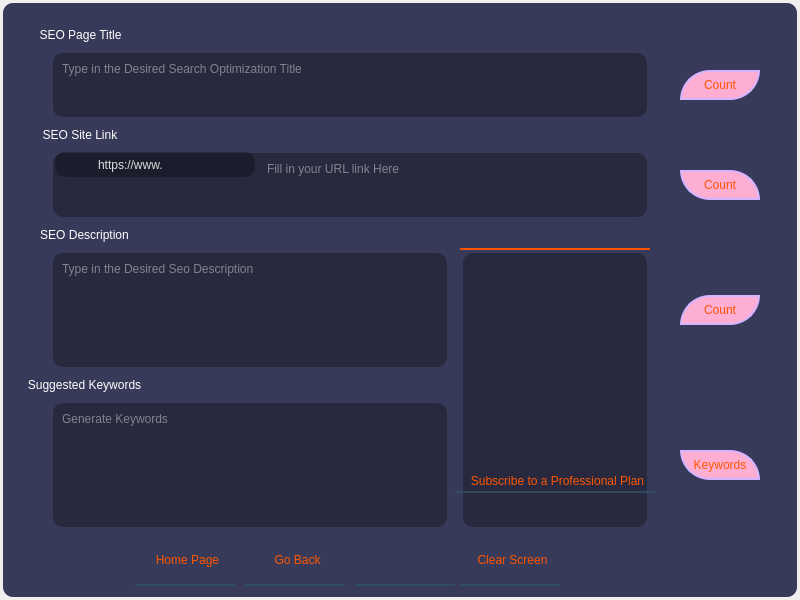
<?xml version="1.0" encoding="UTF-8"?>
<ui version="4.0">
 <class>Dialog</class>
 <widget class="QDialog" name="Dialog">
  <property name="geometry">
   <rect>
    <x>0</x>
    <y>0</y>
    <width>800</width>
    <height>600</height>
   </rect>
  </property>
  <property name="windowTitle">
   <string>Dialog</string>
  </property>
  <widget class="QWidget" name="widget" native="true">
   <property name="geometry">
    <rect>
     <x>0</x>
     <y>0</y>
     <width>800</width>
     <height>600</height>
    </rect>
   </property>
   <property name="styleSheet">
    <string notr="true">QWidget#widget{
	background-color: rgb(56, 58, 89);
	color: rgb(220, 220, 220);
	border-radius: 10px;
	margin: 3px;
}</string>
   </property>
   <widget class="QTextEdit" name="textEdit_1">
    <property name="geometry">
     <rect>
      <x>50</x>
      <y>50</y>
      <width>600</width>
      <height>70</height>
     </rect>
    </property>
    <property name="toolTip">
     <string>Search Engine Optimization tools; type in your desired page title and measure the character count.</string>
    </property>
    <property name="toolTipDuration">
     <number>2</number>
    </property>
    <property name="whatsThis">
     <string>Search Engine Optimization tools; type in your desired page title and measure the character count.</string>
    </property>
    <property name="styleSheet">
     <string notr="true">QTextEdit{
	background-color: rgba(0, 0, 0, 75);
	color: rgb(220, 220, 220);
	border-radius: 10px;
	margin: 3px;
	padding: 5px;
}

QTextEdit:hover{
	border: 3px solid rgb(230, 208, 255);
}</string>
    </property>
    <property name="placeholderText">
     <string>Type in the Desired Search Optimization Title</string>
    </property>
   </widget>
   <widget class="QPushButton" name="pagetitleButton">
    <property name="geometry">
     <rect>
      <x>680</x>
      <y>70</y>
      <width>80</width>
      <height>30</height>
     </rect>
    </property>
    <property name="styleSheet">
     <string notr="true">QPushButton{
	font: 75 9pt &quot;Constantia&quot;;
	color: rgb(255, 85, 0);
	border: 2px solid rgb(212, 180, 255);
	border-bottom-right-radius: 30px;
	border-top-left-radius: 30px;
	background-color: rgb(255, 174, 211);
}

QPushButton:hover{
	border: 3px solid rgb(230, 208, 255);
	border-top-right-radius: 30px;
	border-bottom-left-radius: 30px;
	border-bottom-right-radius: 0px;
	border-top-left-radius: 0px;
}</string>
    </property>
    <property name="text">
     <string>Count</string>
    </property>
   </widget>
   <widget class="QTextEdit" name="textEdit_2">
    <property name="geometry">
     <rect>
      <x>50</x>
      <y>150</y>
      <width>600</width>
      <height>70</height>
     </rect>
    </property>
    <property name="styleSheet">
     <string notr="true">QTextEdit{
	background-color: rgba(0, 0, 0, 75);
	color: rgb(220, 220, 220);
	border-radius: 10px;
	margin: 3px;
	padding: 5px;
	padding-left: 210;
}

QTextEdit:hover{
	border: 3px solid rgb(230, 208, 255);
}</string>
    </property>
    <property name="placeholderText">
     <string>Fill in your URL link Here</string>
    </property>
   </widget>
   <widget class="QTextEdit" name="textEdit_3">
    <property name="geometry">
     <rect>
      <x>50</x>
      <y>250</y>
      <width>400</width>
      <height>120</height>
     </rect>
    </property>
    <property name="styleSheet">
     <string notr="true">QTextEdit{
	background-color: rgba(0, 0, 0, 75);
	color: rgb(220, 220, 220);
	border-radius: 10px;
	margin: 3px;
	padding: 5px;
}

QTextEdit:hover{
	border: 3px solid rgb(230, 208, 255);
}</string>
    </property>
    <property name="placeholderText">
     <string>Type in the Desired Seo Description</string>
    </property>
   </widget>
   <widget class="QPushButton" name="home">
    <property name="geometry">
     <rect>
      <x>135</x>
      <y>536</y>
      <width>100</width>
      <height>50</height>
     </rect>
    </property>
    <property name="styleSheet">
     <string notr="true">QPushButton{
	font: 75 9pt &quot;Constantia&quot;;
	color: rgb(255, 85, 0);
	background-color: rgba(0, 0, 0, 0);
	border: none;
	border-bottom: 2px solid rgba(46, 82, 101, 200);
	padding-left: 5px;
}

QPushButton:hover{
	font: 75 9pt &quot;Constantia&quot;;
	color: rgb(255, 85, 0);
	background-color: rgba(0, 0, 0, 0);
	border: none;
	border-bottom: 2px solid rgb(255, 85, 0);
}
</string>
    </property>
    <property name="text">
     <string>Home Page</string>
    </property>
   </widget>
   <widget class="QPushButton" name="goback">
    <property name="geometry">
     <rect>
      <x>245</x>
      <y>536</y>
      <width>100</width>
      <height>50</height>
     </rect>
    </property>
    <property name="styleSheet">
     <string notr="true">QPushButton{
	font: 75 9pt &quot;Constantia&quot;;
	color: rgb(255, 85, 0);
	background-color: rgba(0, 0, 0, 0);
	border: none;
	border-bottom: 2px solid rgba(46, 82, 101, 200);
	padding-left: 5px;
}

QPushButton:hover{
	font: 75 9pt &quot;Constantia&quot;;
	color: rgb(255, 85, 0);
	background-color: rgba(0, 0, 0, 0);
	border: none;
	border-bottom: 2px solid rgb(255, 85, 0);
}
</string>
    </property>
    <property name="text">
     <string>Go Back</string>
    </property>
   </widget>
   <widget class="QPushButton" name="pushbutton">
    <property name="geometry">
     <rect>
      <x>355</x>
      <y>536</y>
      <width>100</width>
      <height>50</height>
     </rect>
    </property>
    <property name="styleSheet">
     <string notr="true">QPushButton{
	font: 75 9pt &quot;Constantia&quot;;
	color: rgb(255, 85, 0);
	background-color: rgba(0, 0, 0, 0);
	border: none;
	border-bottom: 2px solid rgba(46, 82, 101, 200);
	padding-left: 5px;
}

QPushButton:hover{
	font: 75 9pt &quot;Constantia&quot;;
	color: rgb(255, 85, 0);
	background-color: rgba(0, 0, 0, 0);
	border: none;
	border-bottom: 2px solid rgb(255, 85, 0);
}
</string>
    </property>
    <property name="text">
     <string/>
    </property>
   </widget>
   <widget class="QPushButton" name="pagelinkButton">
    <property name="geometry">
     <rect>
      <x>680</x>
      <y>170</y>
      <width>80</width>
      <height>30</height>
     </rect>
    </property>
    <property name="styleSheet">
     <string notr="true">QPushButton{
	font: 75 9pt &quot;Constantia&quot;;
	color: rgb(255, 85, 0);
	border: 2px solid rgb(212, 180, 255);
	border-bottom-left-radius: 30px;
	border-top-right-radius: 30px;
	background-color: rgb(255, 174, 211);
}

QPushButton:hover{
	border: 3px solid rgb(230, 208, 255);
	border-top-left-radius: 30px;
	border-bottom-right-radius: 30px;
	border-bottom-left-radius: 0px;
	border-top-right-radius: 0px;
}</string>
    </property>
    <property name="text">
     <string>Count</string>
    </property>
   </widget>
   <widget class="QPushButton" name="descriptionButton">
    <property name="geometry">
     <rect>
      <x>680</x>
      <y>295</y>
      <width>80</width>
      <height>30</height>
     </rect>
    </property>
    <property name="styleSheet">
     <string notr="true">QPushButton{
	font: 75 9pt &quot;Constantia&quot;;
	color: rgb(255, 85, 0);
	border: 2px solid rgb(212, 180, 255);
	border-bottom-right-radius: 30px;
	border-top-left-radius: 30px;
	background-color: rgb(255, 174, 211);
}

QPushButton:hover{
	border: 3px solid rgb(230, 208, 255);
	border-top-right-radius: 30px;
	border-bottom-left-radius: 30px;
	border-bottom-right-radius: 0px;
	border-top-left-radius: 0px;
}</string>
    </property>
    <property name="text">
     <string>Count</string>
    </property>
   </widget>
   <widget class="QPushButton" name="keyword">
    <property name="geometry">
     <rect>
      <x>680</x>
      <y>450</y>
      <width>80</width>
      <height>30</height>
     </rect>
    </property>
    <property name="styleSheet">
     <string notr="true">QPushButton{
	font: 75 9pt &quot;Constantia&quot;;
	color: rgb(255, 85, 0);
	border: 2px solid rgb(212, 180, 255);
	border-bottom-left-radius: 30px;
	border-top-right-radius: 30px;
	background-color: rgb(255, 174, 211);
}

QPushButton:hover{
	border: 3px solid rgb(230, 208, 255);
	border-top-left-radius: 30px;
	border-bottom-right-radius: 30px;
	border-bottom-left-radius: 0px;
	border-top-right-radius: 0px;
}</string>
    </property>
    <property name="text">
     <string>Keywords</string>
    </property>
   </widget>
   <widget class="QLabel" name="titleLabel_4">
    <property name="geometry">
     <rect>
      <x>160</x>
      <y>85</y>
      <width>400</width>
      <height>30</height>
     </rect>
    </property>
    <property name="styleSheet">
     <string notr="true">QLabel{
	color: #55aa00;
	font: 75 8pt &quot;MS Shell Dlg 2&quot;;
}</string>
    </property>
    <property name="text">
     <string/>
    </property>
    <property name="alignment">
     <set>Qt::AlignCenter</set>
    </property>
   </widget>
   <widget class="QLabel" name="titleLabel">
    <property name="geometry">
     <rect>
      <x>60</x>
      <y>85</y>
      <width>580</width>
      <height>30</height>
     </rect>
    </property>
    <property name="styleSheet">
     <string notr="true">QLabel{
	color: #bd0000;
	font: 75 8pt &quot;MS Shell Dlg 2&quot;;
}</string>
    </property>
    <property name="text">
     <string/>
    </property>
    <property name="alignment">
     <set>Qt::AlignCenter</set>
    </property>
   </widget>
   <widget class="QLabel" name="titleLabel_2">
    <property name="geometry">
     <rect>
      <x>60</x>
      <y>185</y>
      <width>580</width>
      <height>30</height>
     </rect>
    </property>
    <property name="styleSheet">
     <string notr="true">QLabel{
	color: #b10000;
	font: 75 8pt &quot;MS Shell Dlg 2&quot;;
}</string>
    </property>
    <property name="text">
     <string/>
    </property>
    <property name="alignment">
     <set>Qt::AlignCenter</set>
    </property>
   </widget>
   <widget class="QLabel" name="titleLabel_3">
    <property name="geometry">
     <rect>
      <x>55</x>
      <y>325</y>
      <width>400</width>
      <height>40</height>
     </rect>
    </property>
    <property name="styleSheet">
     <string notr="true">QLabel{
	color: #b10000;
	font: 75 8pt &quot;MS Shell Dlg 2&quot;;
}</string>
    </property>
    <property name="text">
     <string/>
    </property>
    <property name="alignment">
     <set>Qt::AlignCenter</set>
    </property>
   </widget>
   <widget class="QLabel" name="titleLabel_5">
    <property name="geometry">
     <rect>
      <x>160</x>
      <y>185</y>
      <width>400</width>
      <height>30</height>
     </rect>
    </property>
    <property name="styleSheet">
     <string notr="true">QLabel{
	color: #55aa00;
	font: 75 8pt &quot;MS Shell Dlg 2&quot;;
}</string>
    </property>
    <property name="text">
     <string/>
    </property>
    <property name="alignment">
     <set>Qt::AlignCenter</set>
    </property>
   </widget>
   <widget class="QLabel" name="titleLabel_6">
    <property name="geometry">
     <rect>
      <x>55</x>
      <y>325</y>
      <width>400</width>
      <height>40</height>
     </rect>
    </property>
    <property name="styleSheet">
     <string notr="true">QLabel{
	color: #55aa00;
	font: 75 8pt &quot;MS Shell Dlg 2&quot;;
}</string>
    </property>
    <property name="text">
     <string/>
    </property>
    <property name="alignment">
     <set>Qt::AlignCenter</set>
    </property>
   </widget>
   <widget class="QPushButton" name="clearButton">
    <property name="geometry">
     <rect>
      <x>460</x>
      <y>536</y>
      <width>100</width>
      <height>50</height>
     </rect>
    </property>
    <property name="styleSheet">
     <string notr="true">QPushButton{
	font: 75 9pt &quot;Constantia&quot;;
	color: rgb(255, 85, 0);
	background-color: rgba(0, 0, 0, 0);
	border: none;
	border-bottom: 2px solid rgba(46, 82, 101, 200);
	padding-left: 5px;
}

QPushButton:hover{
	font: 75 9pt &quot;Constantia&quot;;
	color: rgb(255, 85, 0);
	background-color: rgba(0, 0, 0, 0);
	border: none;
	border-bottom: 2px solid rgb(255, 85, 0);
}
</string>
    </property>
    <property name="text">
     <string>Clear Screen</string>
    </property>
   </widget>
   <widget class="QLabel" name="label">
    <property name="geometry">
     <rect>
      <x>0</x>
      <y>20</y>
      <width>161</width>
      <height>30</height>
     </rect>
    </property>
    <property name="styleSheet">
     <string notr="true">QLabel{
	color: #ffffff;
	font: 8pt &quot;Georgia&quot;;
}</string>
    </property>
    <property name="text">
     <string>SEO Page Title</string>
    </property>
    <property name="alignment">
     <set>Qt::AlignCenter</set>
    </property>
   </widget>
   <widget class="QLabel" name="label_3">
    <property name="geometry">
     <rect>
      <x>0</x>
      <y>120</y>
      <width>160</width>
      <height>30</height>
     </rect>
    </property>
    <property name="styleSheet">
     <string notr="true">QLabel{
	color: #ffffff;
	font: 8pt &quot;Georgia&quot;;
}</string>
    </property>
    <property name="text">
     <string>SEO Site Link</string>
    </property>
    <property name="alignment">
     <set>Qt::AlignCenter</set>
    </property>
   </widget>
   <widget class="QLabel" name="label_5">
    <property name="geometry">
     <rect>
      <x>0</x>
      <y>220</y>
      <width>169</width>
      <height>30</height>
     </rect>
    </property>
    <property name="styleSheet">
     <string notr="true">QLabel{
	color: #ffffff;
	font: 8pt &quot;Georgia&quot;;
}</string>
    </property>
    <property name="text">
     <string>SEO Description</string>
    </property>
    <property name="alignment">
     <set>Qt::AlignCenter</set>
    </property>
   </widget>
   <widget class="QLabel" name="label_6">
    <property name="geometry">
     <rect>
      <x>0</x>
      <y>370</y>
      <width>169</width>
      <height>30</height>
     </rect>
    </property>
    <property name="styleSheet">
     <string notr="true">QLabel{
	color: #ffffff;
	font: 8pt &quot;Georgia&quot;;
}</string>
    </property>
    <property name="text">
     <string>Suggested Keywords</string>
    </property>
    <property name="alignment">
     <set>Qt::AlignCenter</set>
    </property>
   </widget>
   <widget class="QLabel" name="label_2">
    <property name="geometry">
     <rect>
      <x>55</x>
      <y>152</y>
      <width>200</width>
      <height>25</height>
     </rect>
    </property>
    <property name="styleSheet">
     <string notr="true">QLabel{
	font: 75 10pt &quot;Constantia&quot;;
	background-color: rgba(0, 0, 0, 75);
	color: rgb(220, 220, 220);
	border-radius: 10px;
	padding-left: 40px;
}</string>
    </property>
    <property name="text">
     <string>https://www.</string>
    </property>
   </widget>
   <widget class="QTextBrowser" name="textEdit_4">
    <property name="geometry">
     <rect>
      <x>50</x>
      <y>400</y>
      <width>400</width>
      <height>130</height>
     </rect>
    </property>
    <property name="styleSheet">
     <string notr="true">QTextBrowser{
	background-color: rgba(0, 0, 0, 75);
	color: rgb(220, 220, 220);
	border-radius: 10px;
	margin: 3px;
	padding: 5px;
}

QTextBrowser:hover{
	border: 3px solid rgb(230, 208, 255);
}</string>
    </property>
    <property name="placeholderText">
     <string>Generate Keywords</string>
    </property>
   </widget>
   <widget class="QTextBrowser" name="textEdit_5">
    <property name="geometry">
     <rect>
      <x>460</x>
      <y>250</y>
      <width>190</width>
      <height>280</height>
     </rect>
    </property>
    <property name="styleSheet">
     <string notr="true">QTextBrowser{
	background-color: rgba(0, 0, 0, 75);
	color: rgb(220, 220, 220);
	border-radius: 10px;
	margin: 3px;
	padding: 5px;
}

QTextBrowser:hover{
	border: 3px solid rgb(230, 208, 255);
}</string>
    </property>
   </widget>
   <widget class="QPushButton" name="subscription">
    <property name="geometry">
     <rect>
      <x>455</x>
      <y>470</y>
      <width>200</width>
      <height>23</height>
     </rect>
    </property>
    <property name="styleSheet">
     <string notr="true">QPushButton{
	font: 75 9pt &quot;Constantia&quot;;
	color: rgb(255, 85, 0);
	background-color: rgba(0, 0, 0, 0);
	border: none;
	border-bottom: 2px solid rgba(46, 82, 101, 200);
	padding-left: 5px;
}

QPushButton:hover{
	font: 75 9pt &quot;Constantia&quot;;
	color: rgb(255, 85, 0);
	background-color: rgba(0, 0, 0, 0);
	border: none;
	border-bottom: 2px solid rgb(255, 85, 0);
}
</string>
    </property>
    <property name="text">
     <string>Subscribe to a Professional Plan</string>
    </property>
   </widget>
   <widget class="QLabel" name="slide">
    <property name="geometry">
     <rect>
      <x>460</x>
      <y>235</y>
      <width>190</width>
      <height>15</height>
     </rect>
    </property>
    <property name="styleSheet">
     <string notr="true">QLabel{
	font: 75 9pt &quot;Constantia&quot;;
	color: rgb(255, 85, 0);
	background-color: rgba(0, 0, 0, 0);
	border: none;
	border-bottom: 2px solid rgb(255, 85, 0);
	padding-left: 5px;
}

QLabel:hover{
	font: 75 9pt &quot;Constantia&quot;;
	color: rgb(255, 85, 0);
	background-color: rgba(0, 0, 0, 0);
	border: none;
	border-bottom: 2px solid rgb(255, 85, 0);
}
</string>
    </property>
    <property name="text">
     <string/>
    </property>
    <property name="alignment">
     <set>Qt::AlignCenter</set>
    </property>
   </widget>
   <widget class="QFrame" name="frame_icon">
    <property name="geometry">
     <rect>
      <x>500</x>
      <y>310</y>
      <width>110</width>
      <height>105</height>
     </rect>
    </property>
    <property name="styleSheet">
     <string notr="true">QFrame{
	background-image: url(:/images/subscription_icon.jpg);
	border-radius: 50px;
}</string>
    </property>
    <property name="frameShape">
     <enum>QFrame::StyledPanel</enum>
    </property>
    <property name="frameShadow">
     <enum>QFrame::Raised</enum>
    </property>
   </widget>
   <zorder>textEdit_1</zorder>
   <zorder>pagetitleButton</zorder>
   <zorder>textEdit_2</zorder>
   <zorder>textEdit_3</zorder>
   <zorder>home</zorder>
   <zorder>goback</zorder>
   <zorder>pushbutton</zorder>
   <zorder>pagelinkButton</zorder>
   <zorder>descriptionButton</zorder>
   <zorder>keyword</zorder>
   <zorder>titleLabel</zorder>
   <zorder>titleLabel_4</zorder>
   <zorder>titleLabel_2</zorder>
   <zorder>titleLabel_3</zorder>
   <zorder>titleLabel_5</zorder>
   <zorder>titleLabel_6</zorder>
   <zorder>clearButton</zorder>
   <zorder>label</zorder>
   <zorder>label_3</zorder>
   <zorder>label_5</zorder>
   <zorder>label_6</zorder>
   <zorder>label_2</zorder>
   <zorder>textEdit_4</zorder>
   <zorder>textEdit_5</zorder>
   <zorder>subscription</zorder>
   <zorder>slide</zorder>
   <zorder>frame_icon</zorder>
  </widget>
 </widget>
 <resources>
  <include location="resources/resources.qrc"/>
 </resources>
 <connections/>
</ui>
